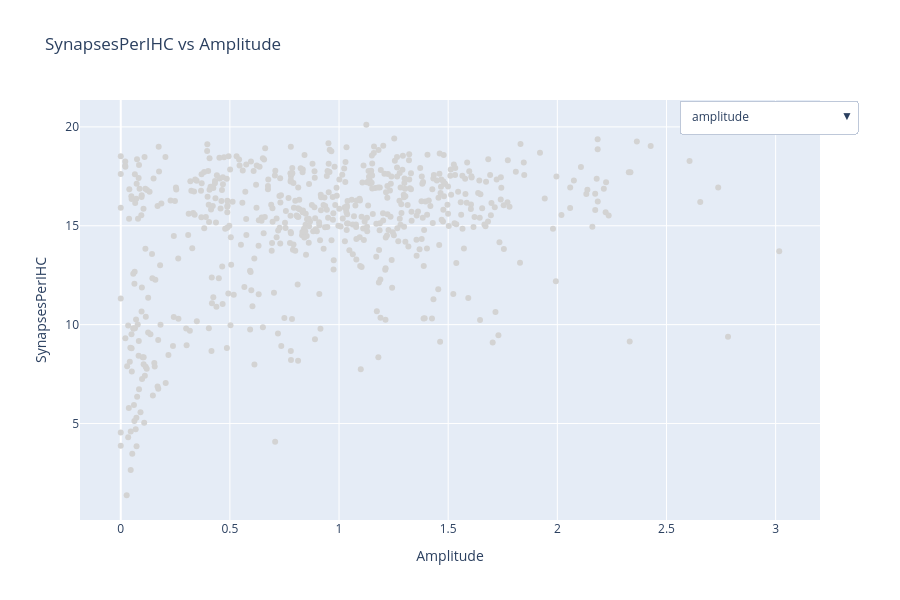

Notebook code cell kept with this figure:
### Code cell
import plotly.graph_objects as go

plot_features = num_features + log_features + minmax_features
n_predictors = len(plot_features)

fig = go.Figure()

for i, predictor in enumerate(plot_features):
    x_vals = np.linspace(
        final_clean_strained_70[predictor].min(),
        final_clean_strained_70[predictor].max(),
        100,
    )

    fig.add_trace(
        go.Scatter(
            x=final_clean_strained_70[predictor],
            y=final_clean_strained_70["SynapsesPerIHC"],
            mode="markers",
            name="SynapsesPerIHC",
            visible=(i == 0),
            marker=dict(color="lightgrey"),
            hovertemplate=f"{predictor}<br>SynapsesPerIHC",
        )
    )

buttons = []
for i, predictor in enumerate(plot_features):
    n = 1
    visible = [False] * n_predictors * n
    visible[i * n : i * n + n] = [True] * n

    buttons.append(
        dict(
            label=predictor.lower(),
            method="update",
            args=[
                {"visible": visible},
                {
                    "title": f"SynapsesPerIHC vs {predictor}",
                    "xaxis": {"title": predictor},
                    "yaxis": {"title": "SynapsesPerIHC"},
                },
            ],
        )
    )


fig.update_layout(
    updatemenus=[
        dict(active=0, buttons=buttons, x=1.05, y=1, xanchor="right", yanchor="top")
    ],
    title=f"SynapsesPerIHC vs {plot_features[0]}",
    xaxis_title=plot_features[0],
    yaxis_title="SynapsesPerIHC",
    legend=dict(
        x=0.02,
        y=0.999,
        bgcolor="rgba(255,255,255,0.7)",
        bordercolor="black",
        borderwidth=1,
    ),
    width=900,
    height=600,
)

fig.show()

### Figure 1 — Plotly figure (JSON) as saved in the notebook; plotly's stock layout.template omitted (floating-point values rounded to 4 significant figures; data arrays with more than 128 entries replaced by an {"elided": "..."} marker saying what was removed)
{"data": [{"hovertemplate": "Amplitude<br>SynapsesPerIHC", "marker": {"color": "lightgrey"}, "mode": "markers", "name": "SynapsesPerIHC", "type": "scatter", "visible": true, "x": {"elided": "616 float values"}, "y": {"elided": "616 float values"}}, {"hovertemplate": "Slope<br>SynapsesPerIHC", "marker": {"color": "lightgrey"}, "mode": "markers", "name": "SynapsesPerIHC", "type": "scatter", "visible": false, "x": {"elided": "616 float values"}, "y": {"elided": "616 float values"}}, {"hovertemplate": "Distance<br>SynapsesPerIHC", "marker": {"color": "lightgrey"}, "mode": "markers", "name": "SynapsesPerIHC", "type": "scatter", "visible": false, "x": {"elided": "616 float values"}, "y": {"elided": "616 float values"}}, {"hovertemplate": "Level(dB)<br>SynapsesPerIHC", "marker": {"color": "lightgrey"}, "mode": "markers", "name": "SynapsesPerIHC", "type": "scatter", "visible": false, "x": {"elided": "616 float values"}, "y": {"elided": "616 float values"}}, {"hovertemplate": "Frequency(kHz)<br>SynapsesPerIHC", "marker": {"color": "lightgrey"}, "mode": "markers", "name": "SynapsesPerIHC", "type": "scatter", "visible": false, "x": {"elided": "616 float values"}, "y": {"elided": "616 float values"}}, {"hovertemplate": "Total Variance<br>SynapsesPerIHC", "marker": {"color": "lightgrey"}, "mode": "markers", "name": "SynapsesPerIHC", "type": "scatter", "visible": false, "x": {"elided": "616 float values"}, "y": {"elided": "616 float values"}}, {"hovertemplate": "PeakI Left Curvature<br>SynapsesPerIHC", "marker": {"color": "lightgrey"}, "mode": "markers", "name": "SynapsesPerIHC", "type": "scatter", "visible": false, "x": {"elided": "616 float values"}, "y": {"elided": "616 float values"}}, {"hovertemplate": "PeakI Overall Curvature<br>SynapsesPerIHC", "marker": {"color": "lightgrey"}, "mode": "markers", "name": "SynapsesPerIHC", "type": "scatter", "visible": false, "x": {"elided": "616 float values"}, "y": {"elided": "616 float values"}}, {"hovertemplate": "PeakI Right Curvature<br>SynapsesPerIHC", "marker": {"color": "lightgrey"}, "mode": "markers", "name": "SynapsesPerIHC", "type": "scatter", "visible": false, "x": {"elided": "616 float values"}, "y": {"elided": "616 float values"}}, {"hovertemplate": "TroughI Left Curvature<br>SynapsesPerIHC", "marker": {"color": "lightgrey"}, "mode": "markers", "name": "SynapsesPerIHC", "type": "scatter", "visible": false, "x": {"elided": "616 float values"}, "y": {"elided": "616 float values"}}, {"hovertemplate": "TroughI Overall Curvature<br>SynapsesPerIHC", "marker": {"color": "lightgrey"}, "mode": "markers", "name": "SynapsesPerIHC", "type": "scatter", "visible": false, "x": {"elided": "616 float values"}, "y": {"elided": "616 float values"}}, {"hovertemplate": "TroughI Right Curvature<br>SynapsesPerIHC", "marker": {"color": "lightgrey"}, "mode": "markers", "name": "SynapsesPerIHC", "type": "scatter", "visible": false, "x": {"elided": "616 float values"}, "y": {"elided": "616 float values"}}, {"hovertemplate": "Noise<br>SynapsesPerIHC", "marker": {"color": "lightgrey"}, "mode": "markers", "name": "SynapsesPerIHC", "type": "scatter", "visible": false, "x": {"elided": "616 float values"}, "y": {"elided": "616 float values"}}, {"hovertemplate": "Time (hrs)<br>SynapsesPerIHC", "marker": {"color": "lightgrey"}, "mode": "markers", "name": "SynapsesPerIHC", "type": "scatter", "visible": false, "x": {"elided": "616 float values"}, "y": {"elided": "616 float values"}}], "layout": {"height": 600, "legend": {"bgcolor": "rgba(255,255,255,0.7)", "bordercolor": "black", "borderwidth": 1, "x": 0.02, "y": 0.999}, "title": {"text": "SynapsesPerIHC vs Amplitude"}, "updatemenus": [{"active": 0, "buttons": [{"args": [{"visible": [true, false, false, false, false, false, false, false, false, false, false, false, false, false]}, {"title": "SynapsesPerIHC vs Amplitude", "xaxis": {"title": "Amplitude"}, "yaxis": {"title": "SynapsesPerIHC"}}], "label": "amplitude", "method": "update"}, {"args": [{"visible": [false, true, false, false, false, false, false, false, false, false, false, false, false, false]}, {"title": "SynapsesPerIHC vs Slope", "xaxis": {"title": "Slope"}, "yaxis": {"title": "SynapsesPerIHC"}}], "label": "slope", "method": "update"}, {"args": [{"visible": [false, false, true, false, false, false, false, false, false, false, false, false, false, false]}, {"title": "SynapsesPerIHC vs Distance", "xaxis": {"title": "Distance"}, "yaxis": {"title": "SynapsesPerIHC"}}], "label": "distance", "method": "update"}, {"args": [{"visible": [false, false, false, true, false, false, false, false, false, false, false, false, false, false]}, {"title": "SynapsesPerIHC vs Level(dB)", "xaxis": {"title": "Level(dB)"}, "yaxis": {"title": "SynapsesPerIHC"}}], "label": "level(db)", "method": "update"}, {"args": [{"visible": [false, false, false, false, true, false, false, false, false, false, false, false, false, false]}, {"title": "SynapsesPerIHC vs Frequency(kHz)", "xaxis": {"title": "Frequency(kHz)"}, "yaxis": {"title": "SynapsesPerIHC"}}], "label": "frequency(khz)", "method": "update"}, {"args": [{"visible": [false, false, false, false, false, true, false, false, false, false, false, false, false, false]}, {"title": "SynapsesPerIHC vs Total Variance", "xaxis": {"title": "Total Variance"}, "yaxis": {"title": "SynapsesPerIHC"}}], "label": "total variance", "method": "update"}, {"args": [{"visible": [false, false, false, false, false, false, true, false, false, false, false, false, false, false]}, {"title": "SynapsesPerIHC vs PeakI Left Curvature", "xaxis": {"title": "PeakI Left Curvature"}, "yaxis": {"title": "SynapsesPerIHC"}}], "label": "peaki left curvature", "method": "update"}, {"args": [{"visible": [false, false, false, false, false, false, false, true, false, false, false, false, false, false]}, {"title": "SynapsesPerIHC vs PeakI Overall Curvature", "xaxis": {"title": "PeakI Overall Curvature"}, "yaxis": {"title": "SynapsesPerIHC"}}], "label": "peaki overall curvature", "method": "update"}, {"args": [{"visible": [false, false, false, false, false, false, false, false, true, false, false, false, false, false]}, {"title": "SynapsesPerIHC vs PeakI Right Curvature", "xaxis": {"title": "PeakI Right Curvature"}, "yaxis": {"title": "SynapsesPerIHC"}}], "label": "peaki right curvature", "method": "update"}, {"args": [{"visible": [false, false, false, false, false, false, false, false, false, true, false, false, false, false]}, {"title": "SynapsesPerIHC vs TroughI Left Curvature", "xaxis": {"title": "TroughI Left Curvature"}, "yaxis": {"title": "SynapsesPerIHC"}}], "label": "troughi left curvature", "method": "update"}, {"args": [{"visible": [false, false, false, false, false, false, false, false, false, false, true, false, false, false]}, {"title": "SynapsesPerIHC vs TroughI Overall Curvature", "xaxis": {"title": "TroughI Overall Curvature"}, "yaxis": {"title": "SynapsesPerIHC"}}], "label": "troughi overall curvature", "method": "update"}, {"args": [{"visible": [false, false, false, false, false, false, false, false, false, false, false, true, false, false]}, {"title": "SynapsesPerIHC vs TroughI Right Curvature", "xaxis": {"title": "TroughI Right Curvature"}, "yaxis": {"title": "SynapsesPerIHC"}}], "label": "troughi right curvature", "method": "update"}, {"args": [{"visible": [false, false, false, false, false, false, false, false, false, false, false, false, true, false]}, {"title": "SynapsesPerIHC vs Noise", "xaxis": {"title": "Noise"}, "yaxis": {"title": "SynapsesPerIHC"}}], "label": "noise", "method": "update"}, {"args": [{"visible": [false, false, false, false, false, false, false, false, false, false, false, false, false, true]}, {"title": "SynapsesPerIHC vs Time (hrs)", "xaxis": {"title": "Time (hrs)"}, "yaxis": {"title": "SynapsesPerIHC"}}], "label": "time (hrs)", "method": "update"}], "x": 1.05, "xanchor": "right", "y": 1, "yanchor": "top"}], "width": 900, "xaxis": {"title": {"text": "Amplitude"}}, "yaxis": {"title": {"text": "SynapsesPerIHC"}}}}
